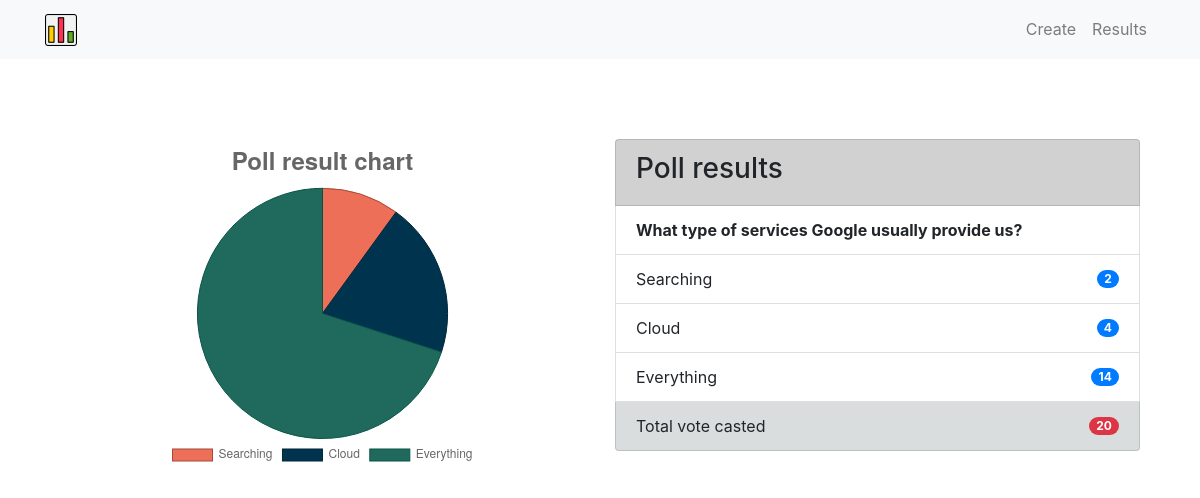
/results/1/, run on an earlier commit of the app's database.
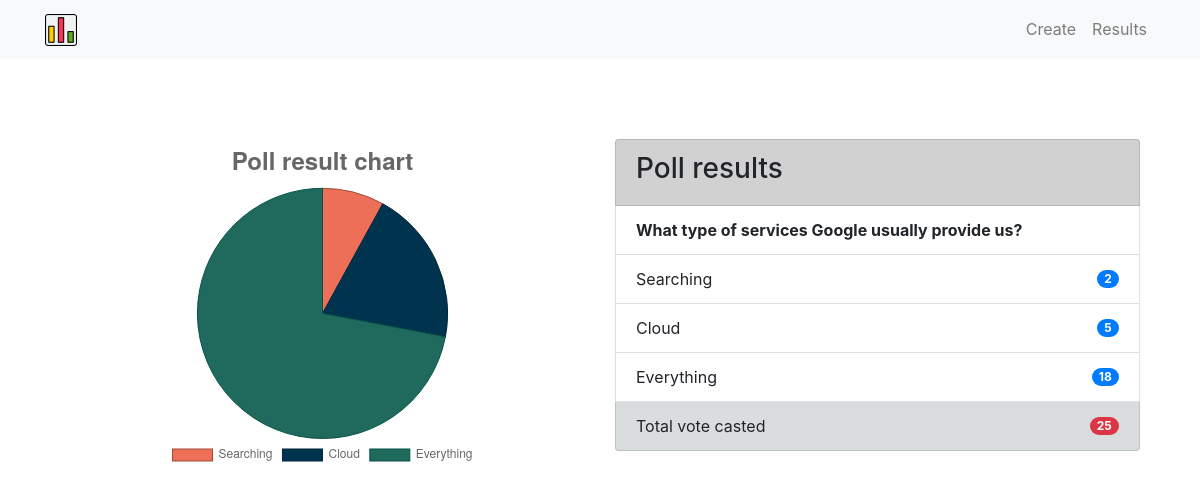
And on a later commit of the database.
### poll/models.py (models this page shows)
class Poll(models.Model):
    question = RichTextField(blank=True, null=True)
    qs_one = models.CharField(max_length=30)
    qs_two = models.CharField(max_length=30)
    qs_three = models.CharField(max_length=30)
    qs_one_cnt = models.IntegerField(default=0)
    qs_two_cnt = models.IntegerField(default=0)
    qs_three_cnt = models.IntegerField(default=0)
    def total(self):
        return self.qs_one_cnt + self.qs_two_cnt + self.qs_three_cnt

### poll/views.py (the view)
# urls.py: path('results/<poll_id>/', poll_views.results, name = 'results'),
def results(request, poll_id):
    poll = Poll.objects.get(pk=poll_id)
    context = {'poll': poll}
    return render(request, 'poll/results.html', context)

### poll/templates/poll/results.html (shortened to what this page needs)
{% extends "poll/base.html" %}
{% block main %}
<div class="container homepage">
    <div class="row">
        <div class="col chart">
            <canvas id="myChart" height="190"></canvas>
        </div>
        <div class="col questions">
            <ul class="list-group">
                <li class="list-group-item" style="background-color: #d1d1d1;"><h3>Poll results</h3></li>
                <li class="list-group-item"><strong>{{ poll.question|safe }}</strong></li>
                <li class="list-group-item d-flex justify-content-between align-items-center">{{ poll.qs_one }} <span class="badge badge-primary badge-pill">{{ poll.qs_one_cnt }}</span></li>
                <li class="list-group-item d-flex justify-content-between align-items-center">{{ poll.qs_two }} <span class="badge badge-primary badge-pill">{{ poll.qs_two_cnt }}</span></li>
                <li class="list-group-item d-flex justify-content-between align-items-center">{{ poll.qs_three }} <span class="badge badge-primary badge-pill">{{ poll.qs_three_cnt }}</span></li>
                <li class="list-group-item d-flex justify-content-between align-items-center" style="background-color: #dadddd;"> Total vote casted <span class="badge badge-danger badge-pill">{{ poll.total }}</span></li>
            </ul>
        </div>
    </div>
</div>
<script>
var ctx = document.getElementById('myChart').getContext('2d');
var chart = new Chart(ctx, {
    type: 'pie',
    data: {
        labels: ["{{ poll.qs_one }}", "{{ poll.qs_two }}", "{{ poll.qs_three }}"],
        datasets: [{
            label: "Poll results",
            backgroundColor: [
                '#ee6f57',
                '#00334e',
                '#206a5d'
            ],
            borderColor: [
                '#a34a39',
                '#00263b',
                '#065446'
            ],
            data: ['{{ poll.qs_one_cnt }}', '{{ poll.qs_two_cnt }}', '{{ poll.qs_three_cnt }}'],
            borderWidth: 1
        }],
    },
    // Configuration options go here
     options: {
        title: {
            display: true,
            text: 'Poll result chart',
            fontSize: 24
        },
        legend: {
            display: true,
            position: 'bottom'
        }
    }
});
</script>
{% endblock %}

What changed in the data, as far as the page shows it:
changed Poll "What type of services Google usually provide us?": qs_two_cnt "4" → "5"; qs_three_cnt "14" → "18"; total "20" → "25"
Also different on the page:
chart data {{ poll.qs_two_cnt }}: 4 → 5
chart data {{ poll.qs_three_cnt }}: 14 → 18
